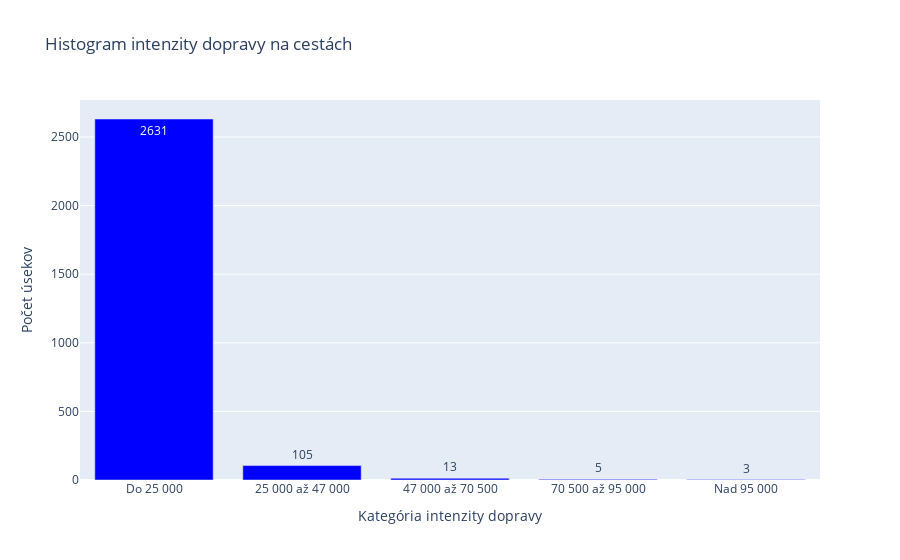

Notebook source saved alongside this figure:
### Code cell
import plotly.graph_objs as go
import pandas as pd

# Assuming df_survey is your DataFrame

# Define bins
bins = [0, 25000, 47000, 70500, 95000, float('inf')]
labels = ['Do 25 000', '25 000 až 47 000',
          '47 000 až 70 500', '70 500 až 95 000', 'Nad 95 000']

# Use pd.cut to categorize data into bins
df_survey['Traffic_Intensity_Category'] = pd.cut(
    df_survey['S'], bins=bins, labels=labels, right=False)

# Prepare data for histogram
data = df_survey['Traffic_Intensity_Category'].value_counts().sort_index()

# Get counts of data points in each bin
bin_counts = pd.cut(df_survey['S'], bins=bins, labels=labels,
                    right=False).value_counts().sort_index()

# Create a Plotly figure
fig = go.Figure()

# Add histogram data
fig.add_trace(go.Bar(x=data.index, y=data.values, marker_color='blue',
              text=bin_counts.values, textposition='auto'))

# Update layout
fig.update_layout(
    title='Histogram intenzity dopravy na cestách',
    xaxis_title='Kategória intenzity dopravy',
    yaxis_title='Počet úsekov',
    bargap=0.2
)

# Show figure
fig.show()

### Figure 1 — Plotly figure (JSON) as saved in the notebook; plotly's stock layout.template omitted (floating-point values rounded to 4 significant figures)
{"data": [{"marker": {"color": "blue"}, "text": [2631, 105, 13, 5, 3], "textposition": "auto", "type": "bar", "x": ["Do 25 000", "25 000 až 47 000", "47 000 až 70 500", "70 500 až 95 000", "Nad 95 000"], "y": [2631, 105, 13, 5, 3]}], "layout": {"bargap": 0.2, "title": {"text": "Histogram intenzity dopravy na cestách"}, "xaxis": {"title": {"text": "Kategória intenzity dopravy"}}, "yaxis": {"title": {"text": "Počet úsekov"}}}}
